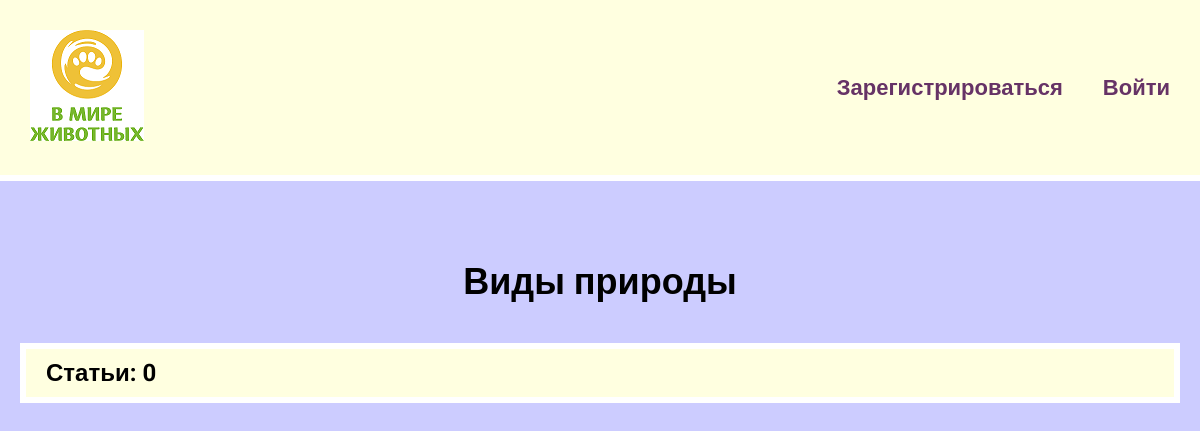
The page /blog/ on the database as committed earlier.
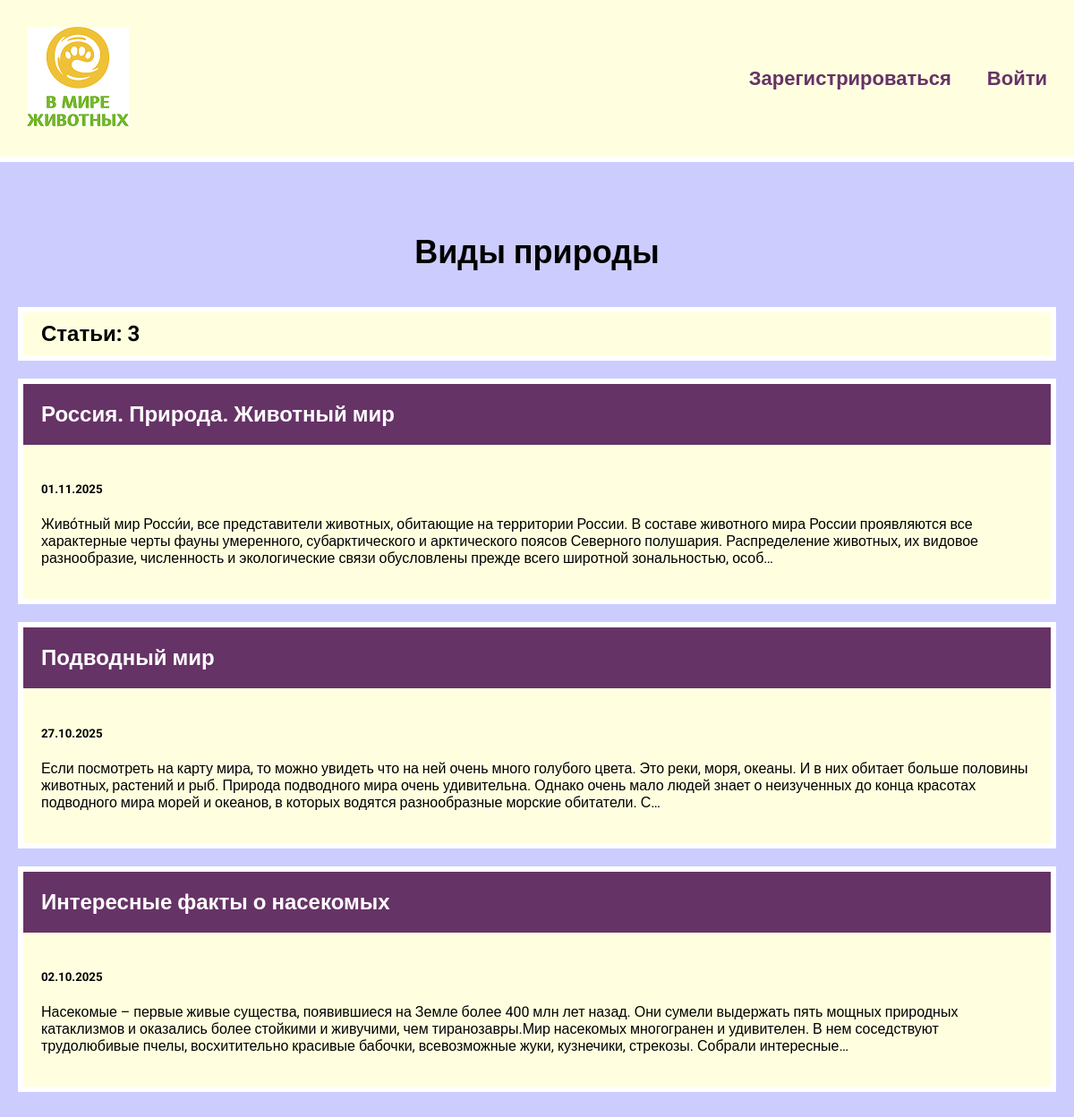
The same page on the database as committed later.
### blog/models.py (models this page shows, shortened)
class Blog(models.Model):
    title = models.CharField(max_length=200)
    description = models.TextField()
    date = models.DateField()

### blog/views.py (the view)
# urls.py: path('', views.blogs, name='blogs'),
def blogs(request):
    blogs = Blog.objects.order_by('-date')
    return render(request, 'blog/blogs.html', {'blogs': blogs})

### blog/templates/blog/blogs.html
{% extends 'skills/base.html' %}
{% block content %}
<h1>Виды природы</h1>
<h2 class="count">Статьи: {{ blogs.count }}</h2>
{% for blog in blogs %}
<div class="element">
    <h2 class="top"><a href="{% url 'detail' blog.id %}">{{ blog.title }}</a></h2>
    <div class="blog_text">
        <h5>{{ blog.date|date:'d.m.Y' }}</h5>
        <p>{{ blog.description|striptags|truncatechars:360 }}</p>
    </div>
</div>
{% endfor %}
{% endblock %}

### skills/templates/skills/base.html (shortened to what this page needs)
<!DOCTYPE html>
{% load static %}
<html lang="en">
<head>
    <link rel="stylesheet" href="{% static 'css/style.css' %}">
</head>
<body>
<div class="menu">
    <div class="wrap">
        <div class="logo">
            <a href="{% url 'index' %}"><img src="{% static 'skills/logo.png' %}" alt=""></a>
        </div>
        <ul>
            {% if user.is_authenticated %}
            <li><a href="{% url 'index' %}">Главная</a></li>
            <li><a href="{% url 'blogs' %}">Статьи</a></li>
            <li><a href="{% static 'skills/help.pdf' %}" target="_blank">Помогите планете</a></li>
            <li>
                <form action="{% url 'logoutuser' %}" method="post">
                    {% csrf_token %}
                    <button class="btn2">Выйти</button>
                </form>
            </li>
            {% else %}
            <li><a href="{% url 'signupuser' %}">Зарегистрироваться</a></li>
            <li><a href="{% url 'loginuser' %}">Войти</a></li>
            {% endif %}
        </ul>
    </div>
</div>
  <div class="content">
    <div class="wrap">
      {% block content %}
      {% endblock %}
    </div>
  </div>
</body>
</html>

### skills/static/css/style.css (style rules this page uses)
body { font-family: "Roboto", sans-serif; padding: 0; margin: 0; background: #ccccff; }
.wrap { max-width: 1200px; margin: 0 auto; padding: 20px; box-sizing: border-box; }
.element, .count { background: lightyellow; border: 6px solid #FFF; margin: 20px 0; }
.content h1 { text-align: center; margin: 60px 0 40px; font-size: 36px; }
.top { background: #663366; margin: 0; }
.top a { color: white; text-decoration: none; padding: 20px; display: block; }
.blog_text { padding: 20px; box-sizing: border-box; }
.count { padding: 10px 20px; box-sizing: border-box; }
.menu { background: lightyellow; padding: 10px; border-bottom: 6px solid white; }
.menu .wrap { display: flex; flex-wrap: wrap; justify-content: space-between; align-items: center; }
.menu a { color: #663366; font-weight: bold; text-decoration: none; }
.menu ul { display: flex; list-style: none; font-size: 22px; }
.menu li { margin-left: 40px; }

Rows that differ between the two databases and show on the page:
added Blog: title "Россия. Природа. Животный мир", date "01.11.2025", description "Живо́тный мир Росси́и, все представители животных, обитающие на территории России. В составе животного мира России проявляются все характерные черты фауны умеренного, субарктического и арктического поясов Северного полушария. Распределение животных, их видовое разнообразие, численность и экологические связи обусловлены прежде всего широтной зональностью, особ…"
added Blog: title "Подводный мир", date "27.10.2025", description "Если посмотреть на карту мира, то можно увидеть что на ней очень много голубого цвета. Это реки, моря, океаны. И в них обитает больше половины животных, растений и рыб. Природа подводного мира очень удивительна. Однако очень мало людей знает о неизученных до конца красотах подводного мира морей и океанов, в которых водятся разнообразные морские обитатели. С…"
added Blog: title "Интересные факты о насекомых", date "02.10.2025", description "Насекомые – первые живые существа, появившиеся на Земле более 400 млн лет назад. Они сумели выдержать пять мощных природных катаклизмов и оказались более стойкими и живучими, чем тиранозавры.Мир насекомых многогранен и удивителен. В нем соседствуют трудолюбивые пчелы, восхитительно красивые бабочки, всевозможные жуки, кузнечики, стрекозы. Собрали интересные…"
Other text that changed with them:
{{ blogs.count }}: "0" → "3"
